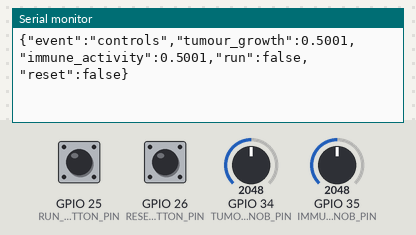
Simulated run of this sketch. Board: ESP32. Parts: the last lines printed to the serial monitor. Inputs (shaded band) come from the test bench; at power-on: GPIO 25 (RUN_BUTTON_PIN) HIGH, GPIO 26 (RESET_BUTTON_PIN) HIGH, GPIO 34 (TUMOUR_KNOB_PIN) = 2048, GPIO 35 (IMMUNE_KNOB_PIN) = 2048 (analog values on the 0–4095 scale).

Above: at 1.2 s.
1.3 s: GPIO 25 (RUN_BUTTON_PIN) pulled LOW for 0.15 s
At 1.32 s:
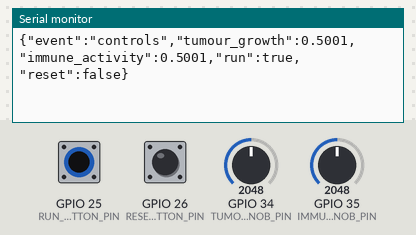
2.9 s: GPIO 26 (RESET_BUTTON_PIN) pulled LOW for 0.15 s
At 2.94 s:
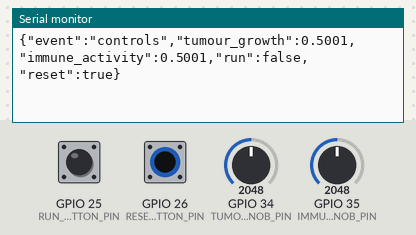
4.5 s: GPIO 34 (TUMOUR_KNOB_PIN) set to 2866
At 4.88 s:
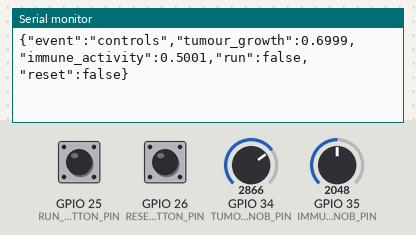
6.0 s: GPIO 35 (IMMUNE_KNOB_PIN) set to 2866
At 6.1 s:
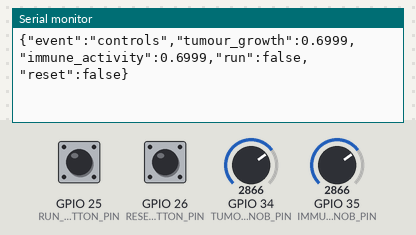
7.5 s: GPIO 25 (RUN_BUTTON_PIN) pulled LOW for 1 s
At 7.52 s:
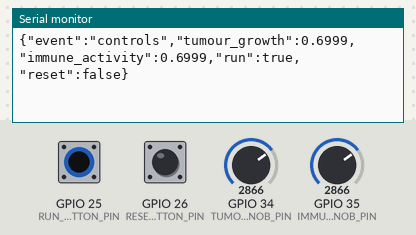

The sketch:

ONCOConsole.ino
```cpp
// ONCO-DYNAMICS X educational console — ESP32 development board.
// USB serial only. These controls alter simulation parameters, not medical inputs.

#include <Arduino.h>

constexpr uint8_t TUMOUR_KNOB_PIN = 34;   // ADC1 input
constexpr uint8_t IMMUNE_KNOB_PIN = 35;   // ADC1 input
constexpr uint8_t RUN_BUTTON_PIN = 25;    // button to GND, INPUT_PULLUP
constexpr uint8_t RESET_BUTTON_PIN = 26;  // button to GND, INPUT_PULLUP
constexpr unsigned long SEND_INTERVAL_MS = 100;

bool previousRunPressed = false;
bool previousResetPressed = false;
bool pendingRunPulse = false;
bool pendingResetPulse = false;
unsigned long lastSendMs = 0;

float readNormalizedKnob(uint8_t pin) {
  return constrain(static_cast<float>(analogRead(pin)) / 4095.0f, 0.0f, 1.0f);
}

void setup() {
  Serial.begin(115200);
  analogReadResolution(12);
  pinMode(RUN_BUTTON_PIN, INPUT_PULLUP);
  pinMode(RESET_BUTTON_PIN, INPUT_PULLUP);
}

void loop() {
  const bool runPressed = (digitalRead(RUN_BUTTON_PIN) == LOW);
  const bool resetPressed = (digitalRead(RESET_BUTTON_PIN) == LOW);
  pendingRunPulse = pendingRunPulse || (runPressed && !previousRunPressed);
  pendingResetPulse = pendingResetPulse || (resetPressed && !previousResetPressed);
  previousRunPressed = runPressed;
  previousResetPressed = resetPressed;

  const unsigned long now = millis();
  if (now - lastSendMs >= SEND_INTERVAL_MS) {
    lastSendMs = now;
    const float tumourGrowth = readNormalizedKnob(TUMOUR_KNOB_PIN);
    const float immuneActivity = readNormalizedKnob(IMMUNE_KNOB_PIN);

    Serial.printf(
      "{\"event\":\"controls\",\"tumour_growth\":%.4f,"
      "\"immune_activity\":%.4f,\"run\":%s,\"reset\":%s}\n",
      tumourGrowth,
      immuneActivity,
      pendingRunPulse ? "true" : "false",
      pendingResetPulse ? "true" : "false"
    );
    pendingRunPulse = false;
    pendingResetPulse = false;
  }
  delay(5);
}
```

Measured:
- after the input at 1.3 s, the serial monitor: prints a new line at once (image 1)
- after the input at 2.9 s, the serial monitor: prints a new line at once (image 2)
- after the input at 4.5 s, the serial monitor: prints a new line after 0.07 s (image 3)
- after the input at 6.0 s, the serial monitor: prints a new line after 0.10 s (image 4)
- after the input at 7.5 s, the serial monitor: prints a new line at once (image 5)
